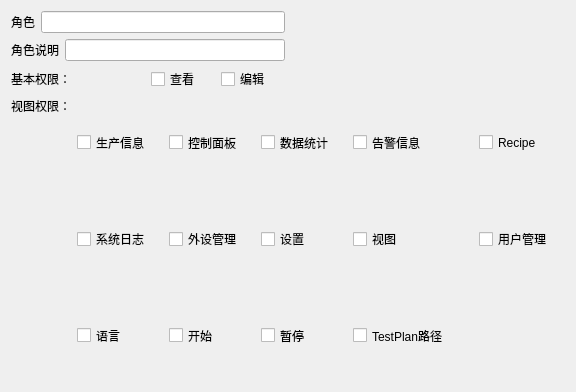
<?xml version="1.0" encoding="UTF-8"?>
<ui version="4.0">
 <class>RoleAddDialog</class>
 <widget class="QDialog" name="RoleAddDialog">
  <property name="geometry">
   <rect>
    <x>0</x>
    <y>0</y>
    <width>576</width>
    <height>392</height>
   </rect>
  </property>
  <property name="windowTitle">
   <string>角色新增</string>
  </property>
  <layout class="QGridLayout" name="gridLayout_6">
   <item row="0" column="0">
    <layout class="QGridLayout" name="gridLayout_5">
     <item row="0" column="0">
      <layout class="QHBoxLayout" name="roleLayout">
       <item>
        <widget class="QLabel" name="labelRole">
         <property name="text">
          <string>角色</string>
         </property>
        </widget>
       </item>
       <item>
        <widget class="QLineEdit" name="lineEditRole"/>
       </item>
      </layout>
     </item>
     <item row="1" column="0">
      <layout class="QHBoxLayout" name="descriptionLayout">
       <item>
        <widget class="QLabel" name="labelRoleDescription">
         <property name="text">
          <string>角色说明</string>
         </property>
        </widget>
       </item>
       <item>
        <widget class="QLineEdit" name="lineEditRoleDescription"/>
       </item>
      </layout>
     </item>
    </layout>
   </item>
   <item row="0" column="1">
    <spacer name="horizontalSpacer">
     <property name="orientation">
      <enum>Qt::Horizontal</enum>
     </property>
     <property name="sizeHint" stdset="0">
      <size>
       <width>270</width>
       <height>20</height>
      </size>
     </property>
    </spacer>
   </item>
   <item row="1" column="0">
    <layout class="QGridLayout" name="gridLayout">
     <item row="0" column="0">
      <widget class="QLabel" name="labelRoleDescription_2">
       <property name="text">
        <string>基本权限：</string>
       </property>
      </widget>
     </item>
     <item row="0" column="1">
      <layout class="QHBoxLayout" name="permissionsLayout">
       <item>
        <widget class="QCheckBox" name="checkBoxView">
         <property name="text">
          <string>查看</string>
         </property>
        </widget>
       </item>
       <item>
        <widget class="QCheckBox" name="checkBoxEdit">
         <property name="text">
          <string>编辑</string>
         </property>
        </widget>
       </item>
      </layout>
     </item>
    </layout>
   </item>
   <item row="1" column="1">
    <spacer name="horizontalSpacer_2">
     <property name="orientation">
      <enum>Qt::Horizontal</enum>
     </property>
     <property name="sizeHint" stdset="0">
      <size>
       <width>270</width>
       <height>20</height>
      </size>
     </property>
    </spacer>
   </item>
   <item row="2" column="0" colspan="2">
    <layout class="QGridLayout" name="gridLayout_4">
     <item row="0" column="0">
      <layout class="QGridLayout" name="gridLayout_3">
       <item row="0" column="0">
        <widget class="QLabel" name="labelRoleDescription_3">
         <property name="text">
          <string>视图权限：</string>
         </property>
        </widget>
       </item>
       <item row="1" column="0">
        <spacer name="verticalSpacer">
         <property name="orientation">
          <enum>Qt::Vertical</enum>
         </property>
         <property name="sizeHint" stdset="0">
          <size>
           <width>20</width>
           <height>40</height>
          </size>
         </property>
        </spacer>
       </item>
      </layout>
     </item>
     <item row="0" column="1">
      <layout class="QGridLayout" name="gridLayout_2">
       <item row="0" column="0">
        <widget class="QCheckBox" name="checkBoxDataInfo">
         <property name="sizePolicy">
          <sizepolicy hsizetype="Expanding" vsizetype="Expanding">
           <horstretch>0</horstretch>
           <verstretch>0</verstretch>
          </sizepolicy>
         </property>
         <property name="minimumSize">
          <size>
           <width>80</width>
           <height>20</height>
          </size>
         </property>
         <property name="text">
          <string>生产信息</string>
         </property>
        </widget>
       </item>
       <item row="0" column="1">
        <widget class="QCheckBox" name="checkBoxControlBoard">
         <property name="sizePolicy">
          <sizepolicy hsizetype="Expanding" vsizetype="Expanding">
           <horstretch>0</horstretch>
           <verstretch>0</verstretch>
          </sizepolicy>
         </property>
         <property name="minimumSize">
          <size>
           <width>80</width>
           <height>20</height>
          </size>
         </property>
         <property name="text">
          <string>控制面板</string>
         </property>
        </widget>
       </item>
       <item row="0" column="2">
        <widget class="QCheckBox" name="checkBoxDataAnalysis">
         <property name="sizePolicy">
          <sizepolicy hsizetype="Expanding" vsizetype="Expanding">
           <horstretch>0</horstretch>
           <verstretch>0</verstretch>
          </sizepolicy>
         </property>
         <property name="minimumSize">
          <size>
           <width>80</width>
           <height>20</height>
          </size>
         </property>
         <property name="text">
          <string>数据统计</string>
         </property>
        </widget>
       </item>
       <item row="0" column="3">
        <widget class="QCheckBox" name="checkBoxAlarmInfo">
         <property name="sizePolicy">
          <sizepolicy hsizetype="Expanding" vsizetype="Expanding">
           <horstretch>0</horstretch>
           <verstretch>0</verstretch>
          </sizepolicy>
         </property>
         <property name="minimumSize">
          <size>
           <width>80</width>
           <height>20</height>
          </size>
         </property>
         <property name="text">
          <string>告警信息</string>
         </property>
        </widget>
       </item>
       <item row="0" column="4">
        <widget class="QCheckBox" name="checkBoxRecipe">
         <property name="sizePolicy">
          <sizepolicy hsizetype="Expanding" vsizetype="Expanding">
           <horstretch>0</horstretch>
           <verstretch>0</verstretch>
          </sizepolicy>
         </property>
         <property name="minimumSize">
          <size>
           <width>80</width>
           <height>20</height>
          </size>
         </property>
         <property name="text">
          <string>Recipe</string>
         </property>
        </widget>
       </item>
       <item row="1" column="0">
        <widget class="QCheckBox" name="checkBoxSysLog">
         <property name="sizePolicy">
          <sizepolicy hsizetype="Expanding" vsizetype="Expanding">
           <horstretch>0</horstretch>
           <verstretch>0</verstretch>
          </sizepolicy>
         </property>
         <property name="minimumSize">
          <size>
           <width>80</width>
           <height>20</height>
          </size>
         </property>
         <property name="text">
          <string>系统日志</string>
         </property>
        </widget>
       </item>
       <item row="1" column="1">
        <widget class="QCheckBox" name="checkBoxPeripheralsControl">
         <property name="sizePolicy">
          <sizepolicy hsizetype="Expanding" vsizetype="Expanding">
           <horstretch>0</horstretch>
           <verstretch>0</verstretch>
          </sizepolicy>
         </property>
         <property name="minimumSize">
          <size>
           <width>80</width>
           <height>20</height>
          </size>
         </property>
         <property name="text">
          <string>外设管理</string>
         </property>
        </widget>
       </item>
       <item row="1" column="2">
        <widget class="QCheckBox" name="checkBoxSettings">
         <property name="sizePolicy">
          <sizepolicy hsizetype="Expanding" vsizetype="Expanding">
           <horstretch>0</horstretch>
           <verstretch>0</verstretch>
          </sizepolicy>
         </property>
         <property name="minimumSize">
          <size>
           <width>80</width>
           <height>20</height>
          </size>
         </property>
         <property name="text">
          <string>设置</string>
         </property>
        </widget>
       </item>
       <item row="1" column="3">
        <widget class="QCheckBox" name="checkBoxWidget">
         <property name="sizePolicy">
          <sizepolicy hsizetype="Expanding" vsizetype="Expanding">
           <horstretch>0</horstretch>
           <verstretch>0</verstretch>
          </sizepolicy>
         </property>
         <property name="minimumSize">
          <size>
           <width>80</width>
           <height>20</height>
          </size>
         </property>
         <property name="text">
          <string>视图</string>
         </property>
        </widget>
       </item>
       <item row="1" column="4">
        <widget class="QCheckBox" name="checkBoxUserManagement">
         <property name="sizePolicy">
          <sizepolicy hsizetype="Expanding" vsizetype="Expanding">
           <horstretch>0</horstretch>
           <verstretch>0</verstretch>
          </sizepolicy>
         </property>
         <property name="minimumSize">
          <size>
           <width>80</width>
           <height>20</height>
          </size>
         </property>
         <property name="text">
          <string>用户管理</string>
         </property>
        </widget>
       </item>
       <item row="2" column="0">
        <widget class="QCheckBox" name="checkBoxLanguage">
         <property name="sizePolicy">
          <sizepolicy hsizetype="Expanding" vsizetype="Expanding">
           <horstretch>0</horstretch>
           <verstretch>0</verstretch>
          </sizepolicy>
         </property>
         <property name="minimumSize">
          <size>
           <width>80</width>
           <height>20</height>
          </size>
         </property>
         <property name="text">
          <string>语言</string>
         </property>
        </widget>
       </item>
       <item row="2" column="1">
        <widget class="QCheckBox" name="checkBoxStart">
         <property name="sizePolicy">
          <sizepolicy hsizetype="Expanding" vsizetype="Expanding">
           <horstretch>0</horstretch>
           <verstretch>0</verstretch>
          </sizepolicy>
         </property>
         <property name="minimumSize">
          <size>
           <width>80</width>
           <height>20</height>
          </size>
         </property>
         <property name="text">
          <string>开始</string>
         </property>
        </widget>
       </item>
       <item row="2" column="2">
        <widget class="QCheckBox" name="checkBoxStop">
         <property name="sizePolicy">
          <sizepolicy hsizetype="Expanding" vsizetype="Expanding">
           <horstretch>0</horstretch>
           <verstretch>0</verstretch>
          </sizepolicy>
         </property>
         <property name="minimumSize">
          <size>
           <width>80</width>
           <height>20</height>
          </size>
         </property>
         <property name="text">
          <string>暂停</string>
         </property>
        </widget>
       </item>
       <item row="2" column="3">
        <widget class="QCheckBox" name="checkBoxTpPath">
         <property name="sizePolicy">
          <sizepolicy hsizetype="Expanding" vsizetype="Expanding">
           <horstretch>0</horstretch>
           <verstretch>0</verstretch>
          </sizepolicy>
         </property>
         <property name="minimumSize">
          <size>
           <width>120</width>
           <height>20</height>
          </size>
         </property>
         <property name="text">
          <string>TestPlan路径</string>
         </property>
        </widget>
       </item>
      </layout>
     </item>
    </layout>
   </item>
  </layout>
 </widget>
 <resources/>
 <connections/>
</ui>
